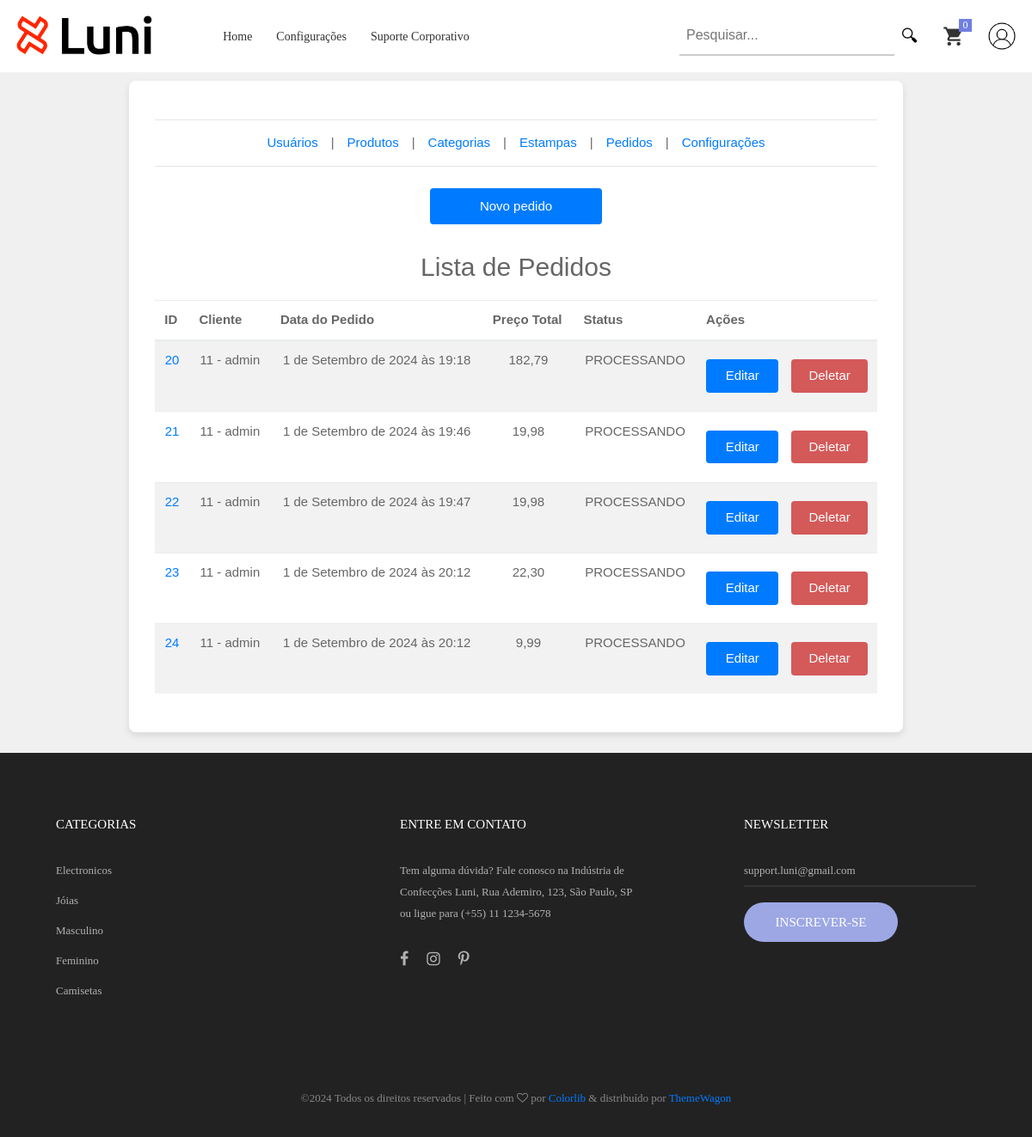
Screenshot of /pedido/listar_pedidos/ (signed in) with the database file from the repository.
### pedido/models.py (models this page shows, shortened)
class Pedido(models.Model):
    STATUS_PEDIDO = [
        ('PROCESSANDO', 'Processando'),
        ('ENVIADO', 'Enviado'),
        ('ENTREGUE', 'Entregue'),
    ]
    cliente = models.ForeignKey(Usuario, on_delete=models.CASCADE, related_name='pedidos')
    data_pedido = models.DateTimeField(auto_now_add=True)
    itens = models.ManyToManyField(Produto, through='ItemPedido')
    preco_total = models.DecimalField(max_digits=10, decimal_places=2)
    status = models.CharField(max_length=20, choices=STATUS_PEDIDO, default='PROCESSANDO')

### usuario/models.py (models this page shows, shortened)
class Usuario(AbstractUser):
    TIPOS_CLIENTE_DICT = {
        'CLIENTE': 'Cliente',
        'CORPORATIVO': 'Corporativo',
        'ADMINISTRADOR': 'Administrador',
    }
    TIPOS_CLIENTE = [
        ('CLIENTE', 'Cliente'),
        ('CORPORATIVO', 'Corporativo'),
        ('ADMINISTRADOR', 'Administrador'),
    ]
    qnt_itens = None
    imagem = models.ImageField(upload_to='usuarios/', blank=True, null=True)
    telefone = models.CharField(max_length=15, blank=True, null=True)
    endereco = models.CharField(max_length=255, blank=True, null=True)
    tipo_cliente = models.CharField(max_length=20, choices=TIPOS_CLIENTE, default='CLIENTE')
    cpf = models.CharField(max_length=11, unique=True, blank=True, null=True)
    def __str__(self):
        return f"{self.id} - {self.username}"
    def get_size_items(self):
        carrinho = self.carrinho.first()
        if carrinho:
            return carrinho.itens.aggregate(total_items=Sum('quantidade'))['total_items'] or 0
        return 0

### produto/models.py (models this page shows, shortened)
class CategoriaProduto(models.Model):
    nome = models.CharField(max_length=20, unique=True)

### pedido/views.py (the view)
# urls.py: path('listar_pedidos/', views.listar_pedidos, name='listar_pedidos'),
@login_required
def listar_pedidos(request, id=None):
    if id:
        if not request.user.is_superuser and id != request.user.pk:
            redirect('listar_pedidos', request.user.pk)
        user = get_object_or_404(Usuario, pk=id)
        pedidos = Pedido.objects.filter(cliente=user)
    elif request.user.is_superuser:
        pedidos = Pedido.objects.all()
    else:
        redirect('listar_pedidos', request.user.pk)
    return render(request, 'pedido/listar_pedidos.html', {'pedidos': pedidos})

### principal/context_processors.py (called while the page is built)
def variaveis_globais(request):
    var = {
        'nome_site': 'Luni',
        'categorias': CategoriaProduto.objects.all(),
    }
    return var

### usuario/templatetags/custom_tags.py (called while the page is built)
@register.filter
def get_size_items(user):
    if isinstance(user, Usuario):
        return f"{user.get_size_items()}"
    return "0"

### templates/pedido/listar_pedidos.html (shortened to what this page needs)
{% extends "principal/settings.html" %}
{% load static %}
{% block settings_content %}
    {% if request.user.is_superuser %}
        <div class="form-row">
            <a href="{% url "create_pedido" %}" class="btn-primary">Novo pedido</a>
        </div>
        <br>
    {% endif %}
    <h2>Lista de Pedidos</h2>
    <br>
    <table class="table table-striped">
        <thead>
            <tr>
                <th>ID</th>
                <th>Cliente</th>
                <th>Data do Pedido</th>
                <th>Preço Total</th>
                <th>Status</th>
                {% if request.user.is_superuser %}
                <th>Ações</th>
                {% endif %}
            </tr>
        </thead>
        <tbody>
            {% for pedido in pedidos %}
            <tr>
                <td><a href="{% url "pedido" pedido.id %}">{{ pedido.id }}</a></td>
                <td>{{ pedido.cliente }}</td>
                <td>{{ pedido.data_pedido }}</td>
                <td>{{ pedido.preco_total }}</td>
                <td>{{ pedido.status }}</td>
                {% if request.user.is_superuser %}
                <td>
                    <div class="d-flex justify-content-between" style="gap: 1rem;">
                        <a href="{% url 'edit_pedido' id=pedido.id %}" class="btn btn-primary">Editar</a>
                        <form method="POST" action="{% url 'delete_pedido' pedido.id %}" style="display:inline;">
                            <button type="submit" class="btn btn-primary color-rednger" style="background-color: #d45959;" onclick="return confirm('Tem certeza que deseja deletar este pedido?');">Deletar</button>
                        </form>
                    </div>
                </td>
                {% endif %}
            </tr>
            {% empty %}
            <tr>
                <td colspan="6">Não há nenhum pedido cadastrado</td>
            </tr>
            {% endfor %}
        </tbody>
    </table>
{% endblock settings_content %}

### templates/base/_base.html (shortened to what this page needs)
{% load static %}
{% load custom_tags %}
<!DOCTYPE html>
<html lang="pt-br">
    <head>
        <link rel="stylesheet" type="text/css" href="/static/vendor/bootstrap/css/bootstrap.min.css">
        <link rel="stylesheet" type="text/css" href="/static/fonts/font-awesome-4.7.0/css/font-awesome.min.css">
        <link rel="stylesheet" type="text/css" href="/static/fonts/iconic/css/material-design-iconic-font.min.css">
        <link rel="stylesheet" type="text/css" href="/static/fonts/linearicons-v1.0.0/icon-font.min.css">
        <link rel="stylesheet" type="text/css" href="/static/vendor/animate/animate.css">
        <link rel="stylesheet" type="text/css" href="/static/vendor/css-hamburgers/hamburgers.min.css">
        <link rel="stylesheet" type="text/css" href="/static/vendor/animsition/css/animsition.min.css">
        <link rel="stylesheet" type="text/css" href="/static/vendor/select2/select2.min.css">
        <link rel="stylesheet" type="text/css" href="/static/vendor/daterangepicker/daterangepicker.css">
        <link rel="stylesheet" type="text/css" href="/static/vendor/slick/slick.css">
        <link rel="stylesheet" type="text/css" href="/static/vendor/MagnificPopup/magnific-popup.css">
        <link rel="stylesheet" type="text/css" href="/static/vendor/perfect-scrollbar/perfect-scrollbar.css">
        <link rel="stylesheet" type="text/css" href="/static/css/util.css">
        <link rel="stylesheet" type="text/css" href="/static/css/main.css">
    </head>
	<nav class="container-menu-desktop fix-menu-desktop">
		<div class="wrap-menu-desktop">
			<div class="limiter-menu-desktop container">
				<a href="{% url "home" %}" class="logo">
					<img src="{% static "images/icons/Logo.png" %}" alt="IMG-LOGO">
				</a>
				<div class="menu-desktop">
					<ul class="main-menu">
						<li >
							<a href="{% url "home" %}">Home</a></li>
						{% if request.user.is_superuser %}
						<li><a href="{% url 'settings' %}">Configurações</a></li>
						{% endif %}
						<li>
							<a href="{% url "receber_suporte_corporativo" %}">Suporte Corporativo</a></li>
					</ul>
				</div>
				<div class="wrap-icon-header flex-w flex-r-m">
					<form action="{% url 'pesquisar_produto' %}" method="get" class="search-container">
						<input type="text" name="pesquisa" id="pesquisa_input" class="search-input" value="{{ pesquisa|default:"" }}" placeholder="Pesquisar...">
						<button type="submit" class="search-button" title="Pesquisar">🔍︎</button>
					</form>
					<a href="{% url "carrinho" %}">
						<div class="icon-header-item cl2 hov-cl1 trans-04 p-l-22 p-r-11 icon-header-noti js-show-cart" data-notify="{{ request.user|get_size_items }}">
							<i class="zmdi zmdi-shopping-cart" title="Carrinho"></i>
						</div>
					</a>
					<a href="{% url "perfil_usuario" %}" title="Perfil">
						<div>
							{% if request.user.imagem %}
								<img src="{{ request.user.imagem.url }}" alt="perfil" style="border-radius: 50%; margin-left: 15px; width: 40px; height: 40px;">
							{% else %}
								<img src="/static/images/user-profile.jpg" alt="perfil" style="border-radius: 50%; margin-left: 15px; width: 40px; height: 40px;">
							{% endif %}
						</div>
					</a>
				</div>
			</div>
		</div>
	</nav>
    <body class="animsition" style="animation-duration: 1500ms; opacity: 1;">
        {% block content %}{% endblock content %}
    </body>
	<footer class="bg3 p-t-1 p-b-32">
		<div class="container" style="margin-top: 70px;">
			<div class="row d-flex justify-content-around">
				<div class="col-sm-6 col-lg-3 p-b-50">
					<h4 class="stext-301 cl0 p-b-30">
						Categorias
					</h4>
					<ul>
						{% for categoria in categorias %}
							<li class="p-b-10">
								<a href="{% url "pesquisar_produto" %}?categoria={{ categoria.id }}" class="stext-107 cl7 hov-cl1 trans-04">
									{{ categoria.nome }}
								</a>
							</li>
						{% endfor %}
					</ul>
				</div>
				<div class="col-sm-6 col-lg-3 p-b-50">
					<h4 class="stext-301 cl0 p-b-30">
						ENTRE EM CONTATO
					</h4>
					<p class="stext-107 cl7 size-201">
						Tem alguma dúvida? Fale conosco na Indústria de Confecções Luni, Rua Ademiro, 123, São Paulo, SP ou ligue para (+55) 11 1234-5678
					</p>
					<div class="p-t-27">
						<a href="#" class="fs-18 cl7 hov-cl1 trans-04 m-r-16">
							<i class="fa fa-facebook"></i>
						</a>
						<a href="#" class="fs-18 cl7 hov-cl1 trans-04 m-r-16">
							<i class="fa fa-instagram"></i>
						</a>
						<a href="#" class="fs-18 cl7 hov-cl1 trans-04 m-r-16">
							<i class="fa fa-pinterest-p"></i>
						</a>
					</div>
				</div>
				<div class="col-sm-6 col-lg-3 p-b-50">
					<h4 class="stext-301 cl0 p-b-30">
						Newsletter
					</h4>
					<form>
						<div class="wrap-input1 w-full p-b-4">
							<input class="input1 bg-none plh1 stext-107 cl7" type="text" name="email" placeholder="support.luni@gmail.com">
						</div>
						<div class="p-t-18">
							<button class="flex-c-m stext-101 cl0 size-103 bg1 bor1 hov-btn2 p-lr-15 trans-04">
								Inscrever-se
							</button>
						</div>
					</form>
				</div>
			</div>
			<div class="p-t-40">
				<p class="stext-107 cl6 txt-center">
					&copy;<script>document.write(new Date().getFullYear());</script> Todos os direitos reservados | Feito com <i class="fa fa-heart-o" aria-hidden="true"></i> por <a href="https://colorlib.com" target="_blank">Colorlib</a> &amp; distribuído por <a href="https://themewagon.com" target="_blank">ThemeWagon</a>
				</p>
			</div>
		</div>
	</footer>
	</html>

### static/css/main.css (style rules this page uses)
body { padding-top: 70px; }
.container { max-width: 1380px; }
@media (max-width: 1600px) { .container { max-width: 1200px; } }
.container-menu-desktop { height: auto; width: 100%; position: relative; -webkit-transition: all 0.3s; -o-transition: all 0.3s; -moz-transition: all 0.3s; transition: all 0.3s; }
.search-container { display: flex; }
.search-input { border: none; border-bottom: 2px solid #ccc; background: transparent; padding: 8px; font-size: 16px; outline: none; width: 250px; transition: border-color 0.3s; }
.search-button { background: transparent; border: none; cursor: pointer; padding: 8px; font-size: 20px; }
.wrap-menu-desktop { position: fixed; z-index: 1100; background-color: #fff; width: 100%; height: 84px; left: 0px; top: 0px; -webkit-transition: height 0.3s, background-color 0.3s; -o-transition: height 0.3s, background-color 0.3s; -moz-transition: height 0.3s, background-color 0.3s; transition: height 0.3s, background-color 0.3s; }
.limiter-menu-desktop { height: 100%; display: -webkit-box; display: -webkit-flex; display: -moz-box; display: -ms-flexbox; display: flex; align-items: center; }
.logo { display: -webkit-box; display: -webkit-flex; display: -moz-box; display: -ms-flexbox; display: flex; align-items: center; height: 65%; margin-right: 55px; }
.logo img { max-width: 100%; max-height: 100%; }
.menu-desktop { display: -webkit-box; display: -webkit-flex; display: -moz-box; display: -ms-flexbox; display: flex; align-items: center; height: 100%; }
.main-menu { list-style-type: none; margin: 0; display: -webkit-box; display: -webkit-flex; display: -moz-box; display: -ms-flexbox; display: flex; align-items: center; }
.main-menu > li { display: block; position: relative; padding: 20px 10px 20px 0px; margin: 0px 4px 0px 14px; }
.main-menu > li > a { font-family: Poppins-Medium; font-size: 14px; color: #333; padding: 5px 0px; transition: all 0.4s; -webkit-transition: all 0.4s; -o-transition: all 0.4s; -moz-transition: all 0.4s; }
.wrap-icon-header { flex-grow: 1; }
.icon-header-item { position: relative; font-size: 26px; line-height: 1; cursor: pointer; }
.icon-header-noti::after { content: attr(data-notify); font-family: Poppins-Regular; font-size: 12px; color: #fff; line-height: 15px; text-align: center; display: block; position: absolute; top: -7px; right: 0; min-width: 15px; height: 15px; padding: 0 3px; background-color: #717fe0; }
.btn-primary { background-color: #007bff; color: white; border: none; padding: 10px 20px; border-radius: 4px; cursor: pointer; display: block; width: 100%; max-width: 200px; margin: 10px auto; }
.form-row { display: flex; gap: 15px; align-items: center; flex-wrap: wrap; }
.cl0 { color: #fff; }
.cl2 { color: #333; }
.cl6 { color: #888; }
.cl7 { color: #b2b2b2; }
.stext-101 { font-family: Poppins-Medium; font-size: 15px; line-height: 1.466667; text-transform: uppercase; }
.stext-107 { font-family: Poppins-Regular; font-size: 13px; line-height: 1.923; }
.stext-301 { font-family: Montserrat-Bold; font-size: 15px; line-height: 1.6; text-transform: uppercase; }
.size-103 { min-width: 179px; height: 46px; }
.size-201 { max-width: 270px; }
.bg-none { background-color: transparent; }
.bg1 { background-color: #9da7e4; }
.bg3 { background-color: #222; }
.bor1 { border-radius: 23px; }
.wrap-input1 { position: relative; border-bottom: 2px solid rgba(204,204,204, 0.1); }
.input1 { background-color: transparent; width: 100%; }

### rows the page displays
Pedido: id "20", cliente "11 - admin", data_pedido "1 de Setembro de 2024 às 19:18", preco_total "182,79", status "PROCESSANDO"
Pedido: id "21", cliente "11 - admin", data_pedido "1 de Setembro de 2024 às 19:46", preco_total "19,98", status "PROCESSANDO"
Pedido: id "22", cliente "11 - admin", data_pedido "1 de Setembro de 2024 às 19:47", preco_total "19,98", status "PROCESSANDO"
Pedido: id "23", cliente "11 - admin", data_pedido "1 de Setembro de 2024 às 20:12", preco_total "22,30", status "PROCESSANDO"
Pedido: id "24", cliente "11 - admin", data_pedido "1 de Setembro de 2024 às 20:12", preco_total "9,99", status "PROCESSANDO"
CategoriaProduto: nome "Electronicos"
CategoriaProduto: nome "Jóias"
CategoriaProduto: nome "Masculino"
CategoriaProduto: nome "Feminino"
CategoriaProduto: nome "Camisetas"
